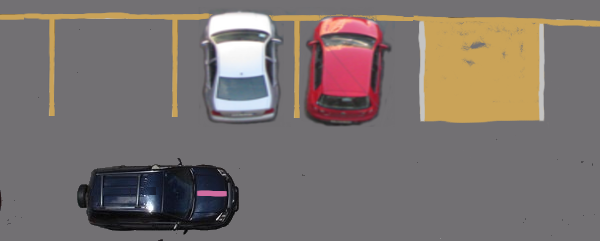
//> input picture Parciales Viejos/Parciales Practica/EXAMEN - Autos/parking5.png, 600 x 241 px
$ ./main   (built with g++ and OpenCV 4)
//> lines starting //> are read from the running program, lines starting //| are printed output that depends on the picture; after the words box and inside, x2 and y2 are one past the last pixel; in counts of white or black regions, pixels touching at a corner belong together
#include "opencv2/opencv.hpp"
#include "opencv2/highgui/highgui.hpp"
#include <opencv2/imgproc/imgproc.hpp>
#include <iostream>
#include <iomanip>
#include "pdi_functions.h"
#include "utils.h"
#include <vector>
#include <opencv2/core/cvdef.h>
#include <bitset>
#include <cstdlib>
#include <cstring>
#include <cmath>
#include <iterator>
#include <opencv2/core/types.hpp>
#include <opencv2/core/matx.hpp>
#include <opencv2/imgproc.hpp>
#include <ctime>


using namespace cv;
using namespace pdi;
using namespace std;

Point2f dibujarlinea(Mat img){

	Mat aux = img.clone();

	Mat mascara= Mat::zeros(img.size(), img.type());
	Mat segmentacion= Mat::zeros(img.size(), img.type());
	inRange(img,Scalar(155,102,200),Scalar(165,115,215),mascara);

	imshow("mascara", mascara);

	vector<vector<Point> > contornos;
	vector<Vec4i> hierarchy;
	findContours(mascara, contornos, hierarchy, CV_RETR_TREE, CV_CHAIN_APPROX_SIMPLE, Point(0, 0) );
//			cout<<"Numero de contornos: "<<hierarchy.size()<<endl;
//
	vector<Moments> mu(contornos.size() );
	for( size_t i = 0; i < contornos.size(); i++ )
	{ mu[i] = moments( contornos[i], false ); }

	//  A partir de los momentos se pueden hallar los centros de masa
	vector<Point2f> mass( contornos.size() );
	for( size_t i = 0; i < contornos.size(); i++ ){
		mass[i] = Point2f( mu[i].m10/mu[i].m00 , mu[i].m01/mu[i].m00 );
	}
	Point2f masa_libre = mass[0];
	return masa_libre;
}


void ParcialEstacionamiento(string imagen){
//> called with imagen = "parking5.png"
	Mat img = imread(imagen);
//> img is the input picture: 241 rows x 600 cols, CV_8UC3; mean B, G, R 110.2, 113.9, 123.2
	imshow("kajsd",img);
//	waitKey(0);
	Mat mascara= Mat::zeros(img.size(), img.type());
	Mat segmentacion= Mat::zeros(img.size(), img.type());
//	namedWindow("original",CV_WINDOW_KEEPRATIO);
//	imshow("original",img);
//	waitKey(0);
	inRange(img,Scalar(60,130,180),Scalar(90,170,210),mascara);
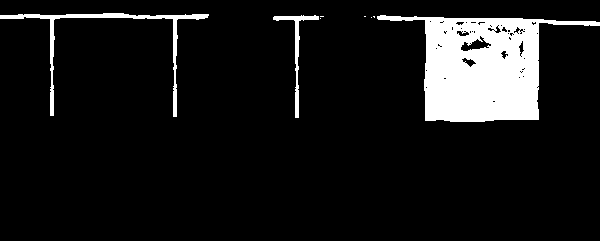
//> mascara: 241 rows x 600 cols, CV_8UC1; 9.5% white; 8 white regions (5 under 20 px), largest, box (x1, y1, x2, y2) and area: (377, 15, 600, 122) 11602, (0, 13, 209, 117) 1548, (273, 15, 319, 118) 543
	Mat aux2;
	img.copyTo(aux2,mascara);
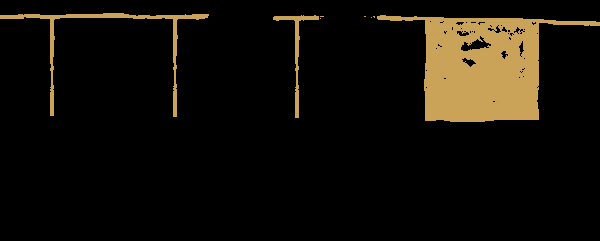
//> aux2: 241 rows x 600 cols, CV_8UC3; mean B, G, R 8.3, 15.4, 19.1

	erode(mascara,mascara,getStructuringElement(MORPH_RECT,Size(6,6)));
	dilate(mascara,mascara,getStructuringElement(MORPH_RECT,Size(6,6)));
	dilate(mascara,mascara,getStructuringElement(MORPH_RECT,Size(6,6)));
	dilate(mascara,mascara,getStructuringElement(MORPH_RECT,Size(6,6)));
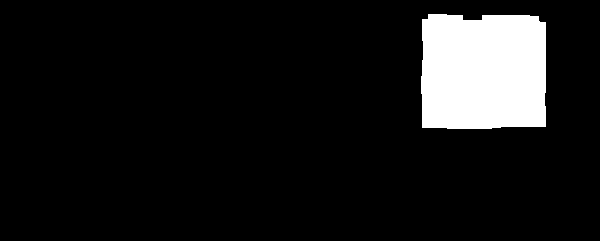
//> mascara: 241 rows x 600 cols, CV_8UC1; 9.6% white; 1 white region
	bool estalibre = 0;
//	imshow("erode",mascara);
//	waitKey(0);
	float suma = 0;
	for(int i=0;i<mascara.cols;i++) {
		suma+=mascara.at<uchar>(mascara.rows/4,i);
	}
//> after the loop, suma = 31620
	suma/=mascara.rows;
//> suma = 131.2
//	cout<<"suma "<<suma<<endl;
	if(suma < 70){
		cout<<"El estacionamiento esta ocupado"<<endl;
	}else{
		cout<<"El estacionamiento esta libre"<<endl;
		estalibre = 1;

	}

	Mat aux = mascara.clone();

	vector<vector<Point> > contornos;
	vector<Vec4i> hierarchy;
	findContours(aux, contornos, hierarchy, CV_RETR_TREE, CV_CHAIN_APPROX_SIMPLE, Point(0, 0) );
//> contornos = 1 contour; box (x1, y1, x2, y2) and area: (421, 14, 546, 129) 13603
	//		cout<<"Numero de contornos: "<<hierarchy.size()<<endl;

	vector<Moments> mu(contornos.size() );
//> mu = 1 item
	for( size_t i = 0; i < contornos.size(); i++ )
	{ mu[i] = moments( contornos[i], false ); }
//> this loop made 1 pass

	//  A partir de los momentos se pueden hallar los centros de masa
	vector<Point2f> mass( contornos.size() );
//> mass = 1 Point (x, y): [0, 0]
	for( size_t i = 0; i < contornos.size(); i++ ){
		mass[i] = Point2f( mu[i].m10/mu[i].m00 , mu[i].m01/mu[i].m00 );
	}
	Point2f masa_libre = mass[0];
//> masa_libre = Point(483.2, 71.65)

	///Si estan a 45, la media es 118, si estan a 90, 131
	//calculos para 45 grados
	if(estalibre && suma<126){
		Point2f masa = dibujarlinea(img);
		line(img ,masa_libre, masa, Scalar(0,0,255),5,8,0);
		if(masa_libre.x < (int)img.cols/4){
			cout<<"Esta en el primer lugar";
		}else{
			if(masa_libre.x>(int)img.cols/4 && masa_libre.x<(int)img.cols/2){
				cout<<"Esta en el segundo lugar";
			}else{
				if(masa_libre.x>(int)img.cols/2 && masa_libre.x<(int)img.cols*3/4){
					cout<<"Esta en el tercer lugar";
				}else{
					cout<<"Esta en el cuarto lugar";
				}
			}
		}
	}
	if(estalibre && suma > 126){
		Point2f masa = dibujarlinea(img);
//> in dibujarlinea, `inRange(img,Scalar(155,102,200),Scalar(165,115,215),mascara);`:
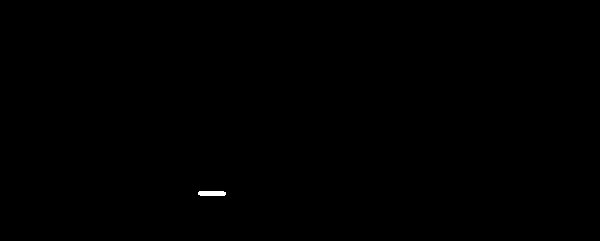
//> mascara: 241 rows x 600 cols, CV_8UC1; 0.09% white; 1 white region
//> in dibujarlinea, `findContours(mascara, contornos, hierarchy, CV_RETR_TREE, CV_CHAIN_APP..`: contornos = 1 contour; box (x1, y1, x2, y2) and area: (198, 191, 226, 196) 104
//> in dibujarlinea, `vector<Moments> mu(contornos.size() );`: mu = 1 item
//> the loop in dibujarlinea, `for( size_t i = 0; i < contornos.size(); i++ ) { mu[i] = moments( cont..` made 1 pass
//> in dibujarlinea, `vector<Point2f> mass( contornos.size() );`: mass = 1 Point (x, y): [0, 0]
//> the loop in dibujarlinea, `for( size_t i = 0; i < contornos.size(); i++ )` made 1 pass
//> in dibujarlinea, `Point2f masa_libre = mass[0];`: masa_libre = Point(211.5, 193)
//> masa = Point(211.5, 193)
		line(img ,masa_libre, masa, Scalar(0,0,255), 3, CV_AA);
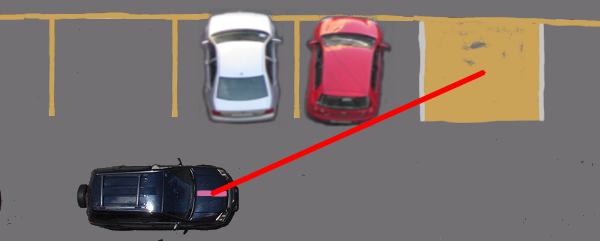
//> img: 241 rows x 600 cols, CV_8UC3; 1.4% of pixels changed, all inside (x1, y1, x2, y2) = (209, 69, 487, 197)
		if(masa_libre.x<(int)img.cols/4){
			cout<<"Esta en el primer lugar";
		}else{
			if(masa_libre.x>(int)img.cols/4 && masa_libre.x<(int)img.cols/2){
				cout<<"Esta en el segundo lugar";
			}else{
				if(masa_libre.x>(int)img.cols/2 && masa_libre.x<(int)img.cols*3/4){
					cout<<"Esta en el tercer lugar";
				}else{
					if(masa_libre.x>(int)img.cols*3/4 && masa_libre.x<(int)img.cols){
						cout<<"Esta en el cuarto lugar";
					}
				}
			}
		}
	}
	imshow("imagen final",img);

}

int main(int argc, char** argv) {

	ParcialEstacionamiento("parking5.png");


	waitKey(0);
	return 0;
}
